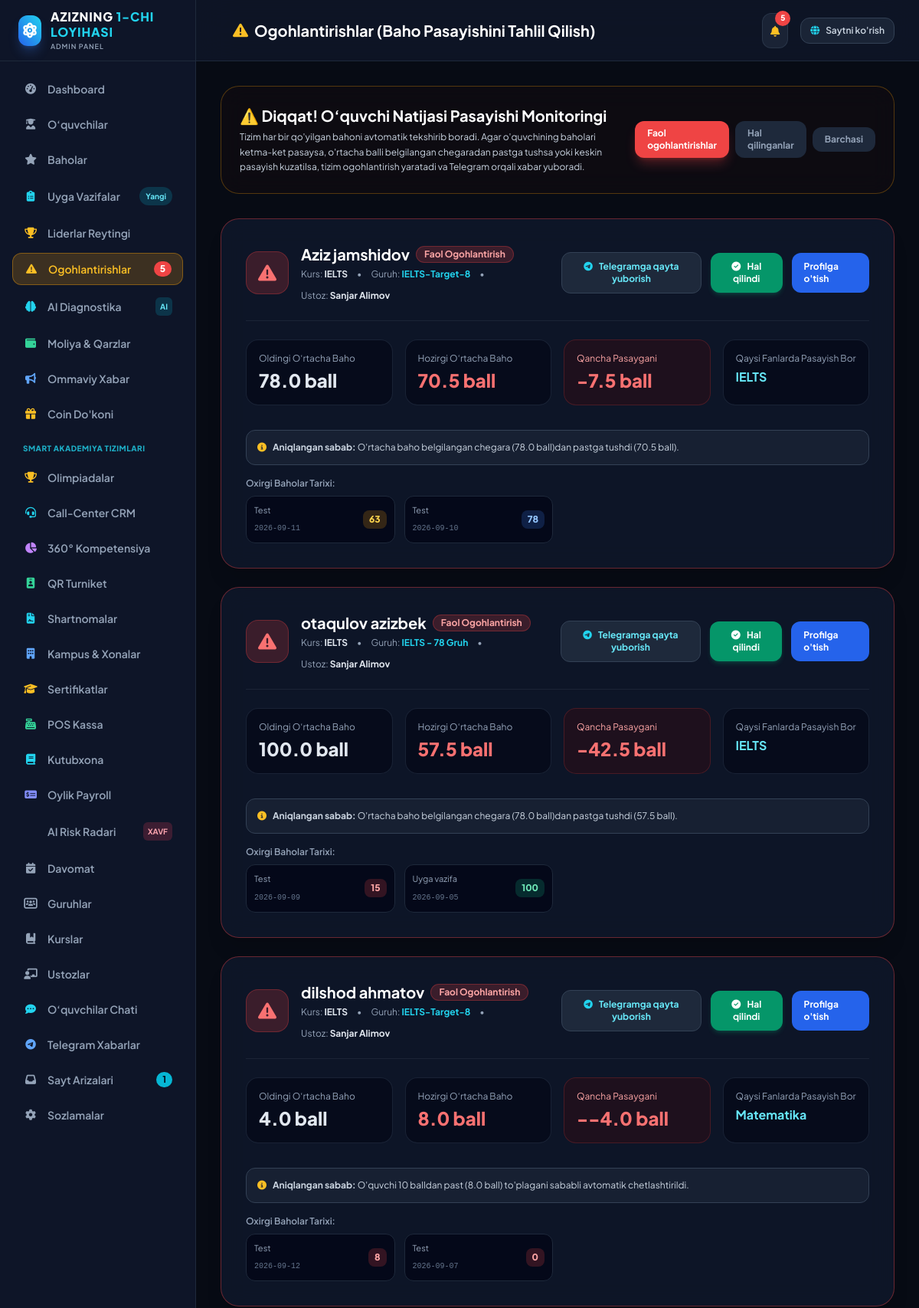
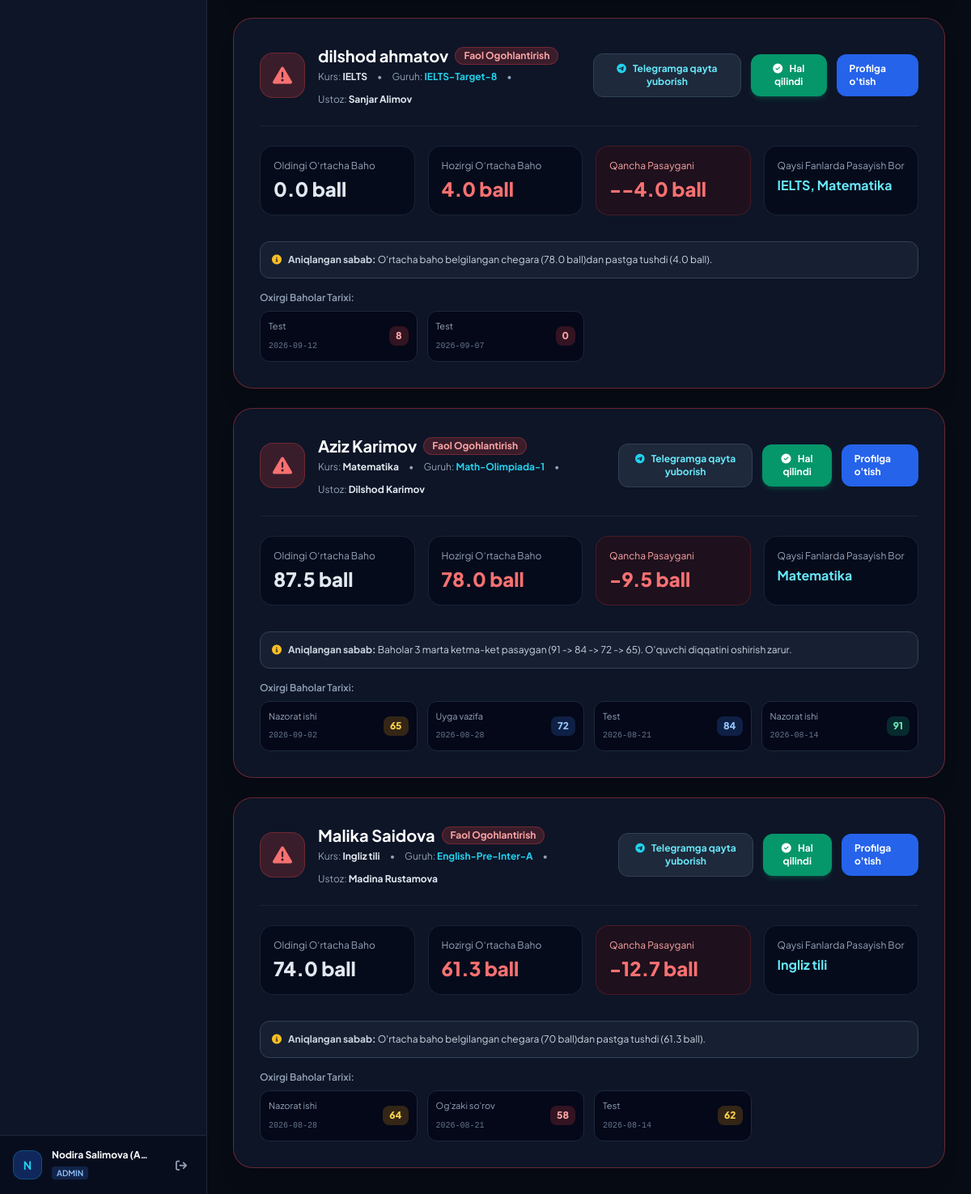
The page /admin/warnings (signed in) on the database its author committed (2 pictures, top to bottom).
### tables this page shows
CREATE TABLE warnings (
        id INTEGER PRIMARY KEY AUTOINCREMENT,
        student_id INTEGER NOT NULL,
        warning_type TEXT NOT NULL,
        previous_avg REAL,
        current_avg REAL,
        drop_amount REAL,
        subjects TEXT,
        trigger_reason TEXT NOT NULL,
        resolved INTEGER DEFAULT 0,
        created_at TIMESTAMP DEFAULT CURRENT_TIMESTAMP,
        FOREIGN KEY (student_id) REFERENCES students(id) ON DELETE CASCADE
    );

CREATE TABLE students (
        id INTEGER PRIMARY KEY AUTOINCREMENT,
        first_name TEXT NOT NULL,
        last_name TEXT NOT NULL,
        phone TEXT NOT NULL,
        birth_date TEXT,
        course_id INTEGER,
        group_id INTEGER,
        teacher_id INTEGER,
        telegram_chat_id TEXT,
        parent_name TEXT,
        parent_phone TEXT,
        parent_telegram_chat_id TEXT,
        status TEXT DEFAULT 'active' CHECK(status IN ('active', 'graduated', 'inactive')),
        created_at TIMESTAMP DEFAULT CURRENT_TIMESTAMP,
        FOREIGN KEY (course_id) REFERENCES courses(id) ON DELETE SET NULL,
        FOREIGN KEY (group_id) REFERENCES groups(id) ON DELETE SET NULL,
        FOREIGN KEY (teacher_id) REFERENCES teachers(id) ON DELETE SET NULL
    );

CREATE TABLE courses (
        id INTEGER PRIMARY KEY AUTOINCREMENT,
        title TEXT NOT NULL,
        slug TEXT UNIQUE NOT NULL,
        description TEXT NOT NULL,
        level TEXT NOT NULL,
        duration TEXT NOT NULL,
        price TEXT NOT NULL,
        icon TEXT DEFAULT 'book',
        color TEXT DEFAULT 'blue',
        active INTEGER DEFAULT 1,
        created_at TIMESTAMP DEFAULT CURRENT_TIMESTAMP
    );

CREATE TABLE groups (
        id INTEGER PRIMARY KEY AUTOINCREMENT,
        name TEXT NOT NULL,
        course_id INTEGER NOT NULL,
        teacher_id INTEGER NOT NULL,
        room TEXT,
        schedule TEXT,
        active INTEGER DEFAULT 1,
        created_at TIMESTAMP DEFAULT CURRENT_TIMESTAMP,
        FOREIGN KEY (course_id) REFERENCES courses(id) ON DELETE CASCADE,
        FOREIGN KEY (teacher_id) REFERENCES teachers(id) ON DELETE RESTRICT
    );

CREATE TABLE teachers (
        id INTEGER PRIMARY KEY AUTOINCREMENT,
        full_name TEXT NOT NULL,
        subject TEXT NOT NULL,
        experience_years INTEGER NOT NULL,
        bio TEXT NOT NULL,
        phone TEXT,
        email TEXT,
        photo_url TEXT,
        active INTEGER DEFAULT 1,
        created_at TIMESTAMP DEFAULT CURRENT_TIMESTAMP
    );

CREATE TABLE grades (
        id INTEGER PRIMARY KEY AUTOINCREMENT,
        student_id INTEGER NOT NULL,
        subject TEXT NOT NULL,
        assessment_date TEXT NOT NULL,
        assessment_type TEXT NOT NULL,
        score REAL NOT NULL,
        comment TEXT,
        created_by INTEGER,
        created_at TIMESTAMP DEFAULT CURRENT_TIMESTAMP,
        FOREIGN KEY (student_id) REFERENCES students(id) ON DELETE CASCADE,
        FOREIGN KEY (created_by) REFERENCES users(id) ON DELETE SET NULL
    );

### app.py (the view)
@app.route('/admin/warnings')
@login_required
def admin_warnings():
    status_filter = request.args.get('status', 'active') # 'active' or 'all' or 'resolved'
    conn = get_db_connection()
    cursor = conn.cursor()
    query = '''
    SELECT
        w.*,
        s.first_name,
        s.last_name,
        s.phone,
        s.telegram_chat_id,
        s.parent_name,
        s.parent_phone,
        s.parent_telegram_chat_id,
        c.title as course_title,
        gr.name as group_name,
        t.full_name as teacher_name
    FROM warnings w
    JOIN students s ON w.student_id = s.id
    LEFT JOIN courses c ON s.course_id = c.id
    LEFT JOIN groups gr ON s.group_id = gr.id
    LEFT JOIN teachers t ON s.teacher_id = t.id
    WHERE 1=1
    '''
    params = []
    if session['user']['role'] == 'teacher' and session['user']['teacher_id']:
        query += " AND s.teacher_id = ?"
        params.append(session['user']['teacher_id'])
    if status_filter == 'active':
        query += " AND w.resolved = 0"
    elif status_filter == 'resolved':
        query += " AND w.resolved = 1"
    query += " ORDER BY w.created_at DESC"
    cursor.execute(query, params)
    warnings = [dict(r) for r in cursor.fetchall()]
    for w in warnings:
        cursor.execute('''
        SELECT score, assessment_date, subject, assessment_type
        FROM grades
        WHERE student_id = ?
        ORDER BY assessment_date DESC, id DESC
        LIMIT 4
        ''', (w['student_id'],))
        w['recent_grades'] = [dict(g) for g in cursor.fetchall()]
    conn.close()
    return render_template('admin/warnings.html', warnings=warnings, status_filter=status_filter)

### app.py (called while the page is built)
def login_required(f):
    @wraps(f)
    def decorated_function(*args, **kwargs):
        if 'user' not in session:
            flash("Tizimga kirishingiz lozim!", "warning")
            return redirect(url_for('login', next=request.url))
        return f(*args, **kwargs)
    return decorated_function

### database.py (called while the page is built)
def get_db_connection():
    conn = sqlite3.connect(DB_PATH)
    conn.row_factory = sqlite3.Row
    conn.execute("PRAGMA foreign_keys = ON")
    return conn

### templates/admin/warnings.html (shortened to what this page needs)
{% extends "admin/layout.html" %}
{% block page_title %}
    <i class="fas fa-triangle-exclamation text-amber-400 mr-2"></i> Ogohlantirishlar (Baho Pasayishini Tahlil Qilish)
{% endblock %}
{% block content %}
<div class="glass-panel p-6 rounded-3xl border border-amber-500/30 bg-amber-950/10 mb-8">
    <div class="flex flex-col md:flex-row md:items-center justify-between gap-4">
        <div>
            <h2 class="text-xl font-bold text-white flex items-center space-x-2">
                <span>⚠️ Diqqat! O‘quvchi Natijasi Pasayishi Monitoringi</span>
            </h2>
            <p class="text-xs text-slate-300 mt-1 max-w-3xl leading-relaxed">
                Tizim har bir qo'yilgan bahoni avtomatik tekshirib boradi. Agar o'quvchining baholari ketma-ket pasaysa, o'rtacha balli belgilangan chegaradan pastga tushsa yoki keskin pasayish kuzatilsa, tizim ogohlantirish yaratadi va Telegram orqali xabar yuboradi.
            </p>
        </div>
        <div class="flex items-center space-x-2">
            <a href="{{ url_for('admin_warnings', status='active') }}" class="px-4 py-2 rounded-xl text-xs font-bold transition-all {% if status_filter == 'active' %}bg-red-500 text-white shadow-lg shadow-red-500/30{% else %}bg-slate-800 text-slate-400 hover:text-white{% endif %}">
                Faol ogohlantirishlar
            </a>
            <a href="{{ url_for('admin_warnings', status='resolved') }}" class="px-4 py-2 rounded-xl text-xs font-bold transition-all {% if status_filter == 'resolved' %}bg-emerald-600 text-white shadow-lg shadow-emerald-500/30{% else %}bg-slate-800 text-slate-400 hover:text-white{% endif %}">
                Hal qilinganlar
            </a>
            <a href="{{ url_for('admin_warnings', status='all') }}" class="px-4 py-2 rounded-xl text-xs font-bold transition-all {% if status_filter == 'all' %}bg-blue-600 text-white shadow-lg shadow-blue-500/30{% else %}bg-slate-800 text-slate-400 hover:text-white{% endif %}">
                Barchasi
            </a>
        </div>
    </div>
</div>
<div class="space-y-6">
    {% for w in warnings %}
    <div class="glass-panel p-6 sm:p-8 rounded-3xl border {% if w.resolved == 0 %}border-red-500/40 bg-slate-900/90 hover:border-red-500/70{% else %}border-slate-800 bg-slate-900/60{% endif %} transition-all shadow-xl">
        <div class="flex flex-col lg:flex-row lg:items-center justify-between gap-6 pb-6 border-b border-slate-800/80">
            <div class="flex items-center space-x-4">
                <div class="w-14 h-14 rounded-2xl {% if w.resolved == 0 %}bg-red-500/20 text-red-400 border border-red-500/30 animate-pulse{% else %}bg-emerald-500/20 text-emerald-400 border border-emerald-500/30{% endif %} flex items-center justify-center text-2xl font-black shrink-0">
                    <i class="fas fa-triangle-exclamation"></i>
                </div>
                <div>
                    <div class="flex items-center space-x-2">
                        <a href="{{ url_for('student_detail', id=w.student_id) }}" class="text-xl font-bold text-white hover:text-cyan-400 transition-colors">
                            {{ w.first_name }} {{ w.last_name }}
                        </a>
                        <span class="text-xs px-2.5 py-0.5 rounded-full font-bold
                            {% if w.resolved == 0 %}bg-red-500/20 text-red-300 border border-red-500/30
                            {% else %}bg-emerald-500/20 text-emerald-300 border border-emerald-500/30{% endif %}">
                            {{ 'Faol Ogohlantirish' if w.resolved == 0 else 'Hal Qilindi' }}
                        </span>
                    </div>
                    <div class="text-xs text-slate-400 mt-1 flex flex-wrap items-center gap-3">
                        <span>Kurs: <strong class="text-slate-200">{{ w.course_title or '—' }}</strong></span>
                        <span>&bull;</span>
                        <span>Guruh: <strong class="text-cyan-400">{{ w.group_name or '—' }}</strong></span>
                        <span>&bull;</span>
                        <span>Ustoz: <strong class="text-slate-200">{{ w.teacher_name or '—' }}</strong></span>
                    </div>
                </div>
            </div>
            <div class="flex items-center space-x-3">
                <form method="POST" action="{{ url_for('warning_notify', id=w.id) }}" class="inline">
                    <button type="submit" class="px-4 py-2.5 rounded-xl bg-slate-800 hover:bg-slate-700 text-cyan-300 hover:text-white text-xs font-bold border border-slate-700 transition-all" title="O'quvchi va ota-onaga Telegram orqali qayta ogohlantirish yuborish">
                        <i class="fab fa-telegram text-cyan-400 mr-1.5"></i> Telegramga qayta yuborish
                    </button>
                </form>
                {% if w.resolved == 0 %}
                <form method="POST" action="{{ url_for('warning_resolve', id=w.id) }}" class="inline">
                    <button type="submit" class="px-4 py-2.5 rounded-xl bg-emerald-600 hover:bg-emerald-500 text-white text-xs font-bold shadow-md shadow-emerald-500/20 transition-all">
                        <i class="fas fa-check-circle mr-1.5"></i> Hal qilindi
                    </button>
                </form>
                {% endif %}
                <a href="{{ url_for('student_detail', id=w.student_id) }}" class="px-4 py-2.5 rounded-xl bg-blue-600 hover:bg-blue-500 text-white text-xs font-bold transition-all">
                    Profilga o'tish
                </a>
            </div>
        </div>
        <div class="grid grid-cols-1 md:grid-cols-4 gap-4 py-6">
            <div class="p-4 rounded-2xl bg-slate-950/60 border border-slate-800/80">
                <span class="text-xs text-slate-400 block mb-1">Oldingi O‘rtacha Baho</span>
                <div class="text-2xl font-black text-slate-200">{{ w.previous_avg }} ball</div>
            </div>
            <div class="p-4 rounded-2xl bg-slate-950/60 border border-slate-800/80">
                <span class="text-xs text-slate-400 block mb-1">Hozirgi O‘rtacha Baho</span>
                <div class="text-2xl font-black text-red-400">{{ w.current_avg }} ball</div>
            </div>
            <div class="p-4 rounded-2xl bg-red-950/30 border border-red-500/20">
                <span class="text-xs text-red-300 block mb-1">Qancha Pasaygani</span>
                <div class="text-2xl font-black text-red-400">-{{ w.drop_amount }} ball</div>
            </div>
            <div class="p-4 rounded-2xl bg-slate-950/60 border border-slate-800/80">
                <span class="text-xs text-slate-400 block mb-1">Qaysi Fanlarda Pasayish Bor</span>
                <div class="text-base font-bold text-cyan-300 truncate">{{ w.subjects }}</div>
            </div>
        </div>
        <div class="pt-2">
            <div class="p-3.5 rounded-xl bg-slate-800/60 border border-slate-700 text-xs text-slate-300 mb-4 flex items-center space-x-2">
                <i class="fas fa-circle-info text-amber-400 shrink-0"></i>
                <span><strong>Aniqlangan sabab:</strong> {{ w.trigger_reason }}</span>
            </div>
            <div>
                <span class="text-xs font-semibold text-slate-400 block mb-2">Oxirgi Baholar Tarixi:</span>
                <div class="grid grid-cols-2 sm:grid-cols-4 gap-3">
                    {% for g in w.recent_grades %}
                    <div class="p-2.5 rounded-xl bg-slate-950/80 border border-slate-800 flex items-center justify-between">
                        <div>
                            <span class="text-[11px] text-slate-400 block">{{ g.assessment_type }}</span>
                            <span class="text-[10px] text-slate-500 font-mono">{{ g.assessment_date }}</span>
                        </div>
                        <span class="px-2 py-1 rounded-lg text-xs font-black
                            {% if g.score >= 85 %}bg-emerald-500/20 text-emerald-300
                            {% elif g.score >= 70 %}bg-blue-500/20 text-blue-300
                            {% elif g.score >= 60 %}bg-amber-500/20 text-amber-300
                            {% else %}bg-red-500/20 text-red-300{% endif %}">
                            {{ g.score|round|int if g.score.is_integer() else g.score }}
                        </span>
                    </div>
                    {% endfor %}
                </div>
            </div>
        </div>
    </div>
    {% endfor %}
</div>
{% endblock %}

### static/css/custom.css (style rules this page uses)
:root { --bg-dark: #070B14; --bg-card: rgba(15, 23, 42, 0.75); --border-glow: rgba(56, 189, 248, 0.18); --electric-blue: #0066FF; --electric-cyan: #00F0FF; --accent-purple: #8B5CF6; --warning-glow: rgba(239, 68, 68, 0.3); }
body { font-family: 'Plus Jakarta Sans', -apple-system, BlinkMacSystemFont, sans-serif; background-color: var(--bg-dark); color: #F8FAFC; overflow-x: hidden; }
.glass-panel { background: rgba(15, 23, 42, 0.72); backdrop-filter: blur(16px); -webkit-backdrop-filter: blur(16px); border: 1px solid rgba(255, 255, 255, 0.08); }

### rows shown on the page
warnings: first_name "Aziz", last_name "jamshidov", resolved "Faol Ogohlantirish", title "IELTS", name "IELTS-Target-8", full_name "Sanjar Alimov", previous_avg "78.0", current_avg "70.5", drop_amount "7.5", subjects "IELTS", trigger_reason "O'rtacha baho belgilangan chegara (78.0 ball)dan pastga tushdi (70.5 ball).", assessment_type "Test" "Test", assessment_date "2026-09-11" "2026-09-10", score "63" "78"
warnings: first_name "otaqulov", last_name "azizbek", resolved "Faol Ogohlantirish", title "IELTS", name "IELTS - 78 Gruh", full_name "Sanjar Alimov", previous_avg "100.0", current_avg "57.5", drop_amount "42.5", subjects "IELTS", trigger_reason "O'rtacha baho belgilangan chegara (78.0 ball)dan pastga tushdi (57.5 ball).", assessment_type "Test", assessment_date "2026-09-09", score "15"
grades: assessment_type "Uyga vazifa", assessment_date "2026-09-05", score "100"
warnings: first_name "dilshod", last_name "ahmatov", resolved "Faol Ogohlantirish", title "IELTS", name "IELTS-Target-8", full_name "Sanjar Alimov", previous_avg "4.0", current_avg "8.0", drop_amount "-4.0", subjects "Matematika", trigger_reason "O'quvchi 10 balldan past (8.0 ball) to'plagani sababli avtomatik chetlashtirildi.", assessment_type "Test", assessment_date "2026-09-12", score "8"
grades: assessment_type "Test", assessment_date "2026-09-07", score "0"
warnings: first_name "dilshod", last_name "ahmatov", resolved "Faol Ogohlantirish", title "IELTS", name "IELTS-Target-8", full_name "Sanjar Alimov", previous_avg "0.0", current_avg "4.0", drop_amount "-4.0", subjects "IELTS, Matematika", trigger_reason "O'rtacha baho belgilangan chegara (78.0 ball)dan pastga tushdi (4.0 ball).", assessment_type "Test", assessment_date "2026-09-12", score "8"
warnings: first_name "Aziz", last_name "Karimov", resolved "Faol Ogohlantirish", title "Matematika", name "Math-Olimpiada-1", full_name "Dilshod Karimov", previous_avg "87.5", current_avg "78.0", drop_amount "9.5", subjects "Matematika", trigger_reason "Baholar 3 marta ketma-ket pasaygan (91 -> 84 -> 72 -> 65). O'quvchi diqqatini oshirish zarur."
grades: assessment_type "Nazorat ishi", assessment_date "2026-09-02", score "65"
grades: assessment_type "Uyga vazifa", assessment_date "2026-08-28", score "72"
grades: assessment_type "Test", assessment_date "2026-08-21", score "84"
grades: assessment_type "Nazorat ishi", assessment_date "2026-08-14", score "91"
warnings: first_name "Malika", last_name "Saidova", resolved "Faol Ogohlantirish", title "Ingliz tili", name "English-Pre-Inter-A", full_name "Madina Rustamova", previous_avg "74.0", current_avg "61.3", drop_amount "12.7", subjects "Ingliz tili", trigger_reason "O'rtacha baho belgilangan chegara (70 ball)dan pastga tushdi (61.3 ball)."
grades: assessment_type "Nazorat ishi", assessment_date "2026-08-28", score "64"
grades: assessment_type "Og'zaki so'rov", assessment_date "2026-08-21", score "58"
grades: assessment_type "Test", assessment_date "2026-08-14", score "62"

### other values the page prints
{{ unresolved_warnings_count }} "5"
{{ new_leads_count }} "1"
{{ current_user.full_name[:1] }} "N"
{{ current_user.full_name }} "Nodira Salimova (A…"
{{ current_user.role }} "ADMIN"
